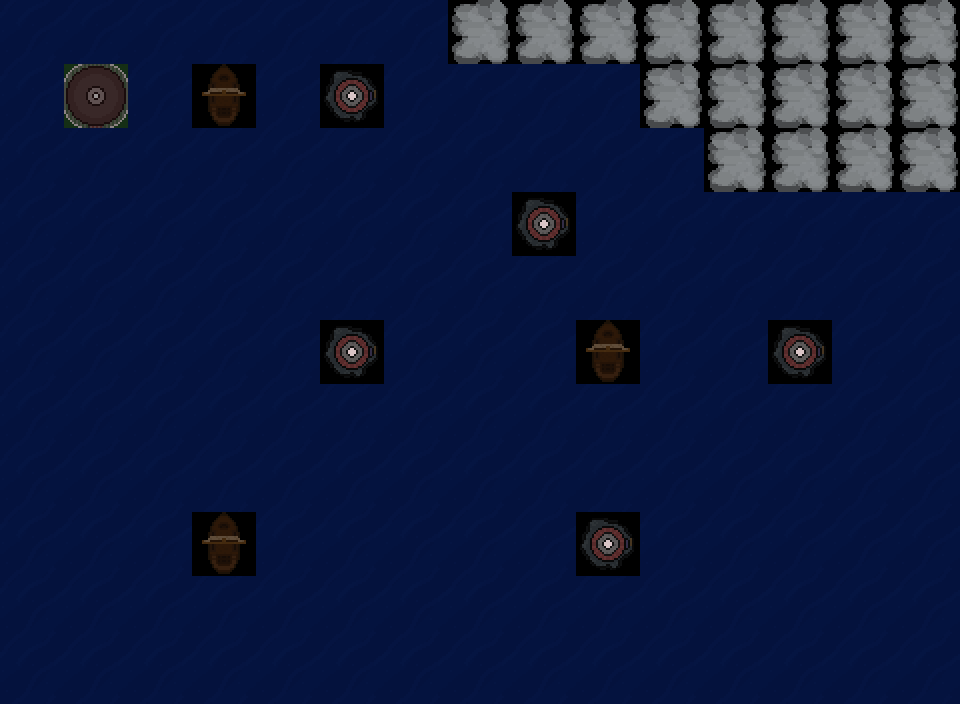

A 2D game scene composited from a Tiled map and its tileset images. What follows is a short description and the map's XML, with every tile layer's data as written:
An orthogonal 15x11 tile map with 64x64 px tiles, 1 tile layer (Tile Layer 1), 5 tilesets.

<map version="1.0" tiledversion="1.1.0" orientation="orthogonal" renderorder="right-down" width="15" height="11" tilewidth="64" tileheight="64" infinite="0" nextobjectid="1">
 <tileset firstgid="1" source="../tileset/LHMain.tsx" />
 <tileset firstgid="10" source="../tileset/fog1.tsx" />
 <tileset firstgid="11" source="../tileset/LH1.tsx" />
 <tileset firstgid="12" source="../tileset/water1.tsx" />
 <tileset firstgid="13" source="../tileset/ship1.tsx" />
 <layer name="Tile Layer 1" width="15" height="11">
  <data encoding="csv">
12,12,12,12,12,12,12,10,10,10,10,10,10,10,10,
12,5,12,13,12,11,12,12,12,12,10,10,10,10,10,
12,12,12,12,12,12,12,12,12,12,12,10,10,10,10,
12,12,12,12,12,12,12,12,11,12,12,12,12,12,12,
12,12,12,12,12,12,12,12,12,12,12,12,12,12,12,
12,12,12,12,12,11,12,12,12,13,12,12,11,12,12,
12,12,12,12,12,12,12,12,12,12,12,12,12,12,12,
12,12,12,12,12,12,12,12,12,12,12,12,12,12,12,
12,12,12,13,12,12,12,12,12,11,12,12,12,12,12,
12,12,12,12,12,12,12,12,12,12,12,12,12,12,12,
12,12,12,12,12,12,12,12,12,12,12,12,12,12,12
</data>
 </layer>
</map>
